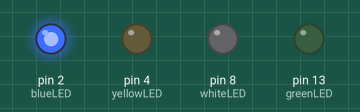
The sketch below on a simulated Arduino Uno, built with avr-gcc and run on an emulated ATmega328P. On the bench: output pins drawn as LEDs (lit = HIGH).

Above: at 0.45 s.
At 1.1 s:
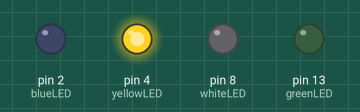
At 1.95 s:
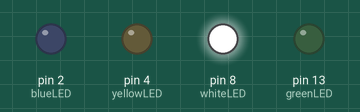
At 2.27 s:
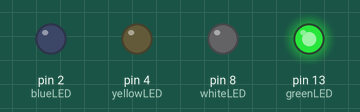
At 3.8 s:
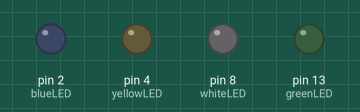
Timing chart, 0 to 5.1 s (numbered marks = the images above):
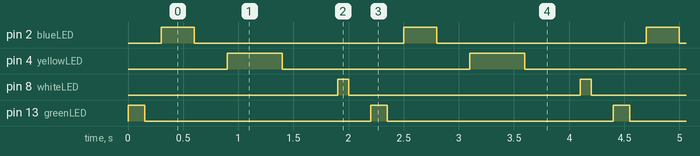

The sketch:

BlinkLED.ino
```cpp
int greenLED = 13;
int blueLED = 2;
int yellowLED = 4;
int whiteLED = 8;

void setup() {
  // put your setup code here, to run once:
  pinMode(greenLED, OUTPUT);
  pinMode(blueLED, OUTPUT);
  pinMode(yellowLED, OUTPUT);
  pinMode(whiteLED, OUTPUT);
}

void loop() {
  // put your main code here, to run repeatedly:
  digitalWrite(greenLED, HIGH);
  delay(150);
  digitalWrite(greenLED, LOW);
  delay(150);

  digitalWrite(blueLED, HIGH);
  delay(300);
  digitalWrite(blueLED, LOW);
  delay(300);

  digitalWrite(yellowLED, HIGH);
  delay(500);
  digitalWrite(yellowLED, LOW);
  delay(500);

  digitalWrite(whiteLED, HIGH);
  delay(100);
  digitalWrite(whiteLED, LOW);
  delay(200);
}
```

Measured:
- by itself, pin 2 (blueLED): alternates HIGH for 0.30 s and LOW for 1.9 s
- by itself, pin 4 (yellowLED): alternates HIGH for 0.50 s and LOW for 1.7 s
- by itself, pin 8 (whiteLED): alternates HIGH for 0.10 s and LOW for 2.1 s
- by itself, pin 13 (greenLED): alternates HIGH for 0.15 s and LOW for 2.1 s
